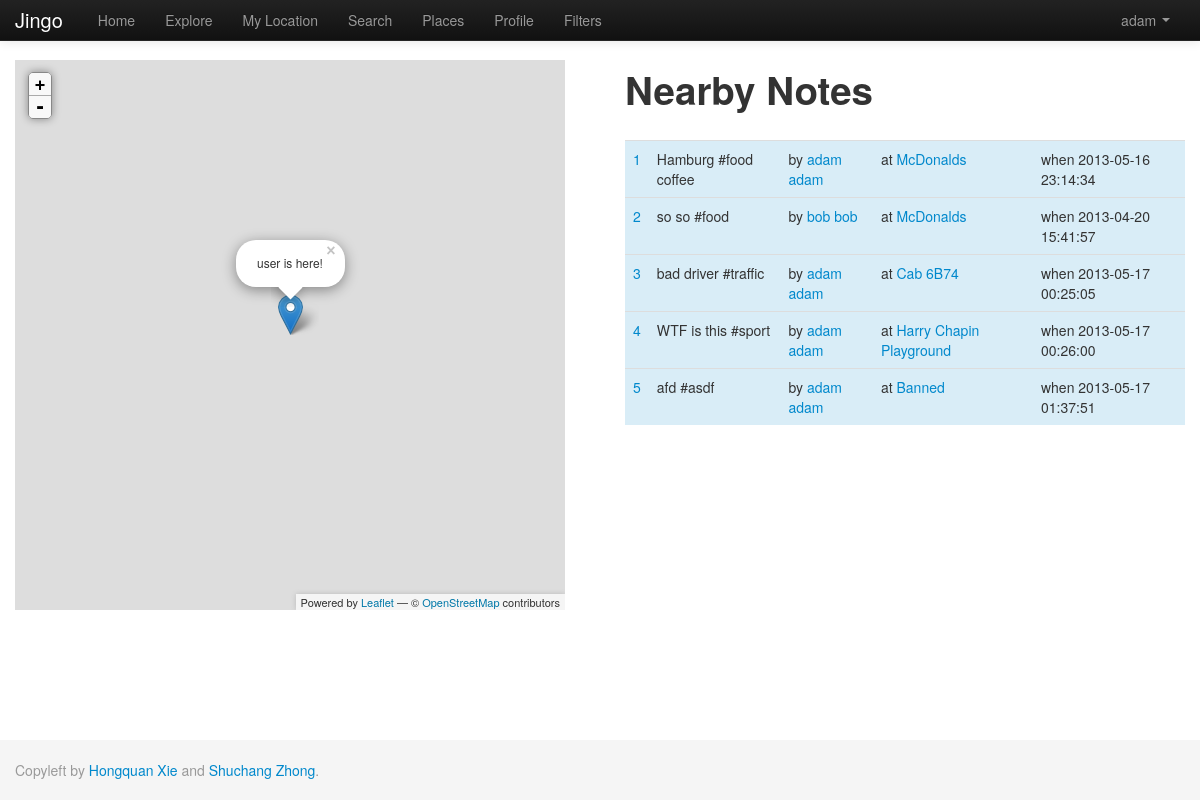
The app's page /index.php/explore (signed in) with its own data.
### tables this page shows
CREATE TABLE IF NOT EXISTS `note` (
  `nid` int(11) NOT NULL AUTO_INCREMENT,
  `uid` int(11) DEFAULT NULL,
  `pid` int(11) DEFAULT NULL,
  `text_body` varchar(1000) DEFAULT NULL,
  `keyword` varchar(200) DEFAULT NULL,
  `dt_inserted` datetime DEFAULT NULL,
  `dt_edited` timestamp NOT NULL DEFAULT CURRENT_TIMESTAMP,
  `active` tinyint(1) NOT NULL DEFAULT '1',
  `s_from` datetime DEFAULT '0000-00-00 00:00:00',
  `s_to` datetime DEFAULT '0000-00-00 00:00:00',
  `repeat_flag` tinyint(1) DEFAULT '0',
  `sunday` tinyint(1) DEFAULT '0',
  `monday` tinyint(1) DEFAULT '0',
  `tuesday` tinyint(1) DEFAULT '0',
  `wednesday` tinyint(1) DEFAULT '0',
  `thursday` tinyint(1) DEFAULT '0',
  `friday` tinyint(1) DEFAULT '0',
  `saturday` tinyint(1) DEFAULT '0',
  `public` tinyint(1) NOT NULL,
  PRIMARY KEY (`nid`)
);

CREATE TABLE IF NOT EXISTS `user` (
  `uid` int(11) NOT NULL AUTO_INCREMENT,
  `uname` varchar(50) NOT NULL,
  `email` varchar(50) NOT NULL,
  `password` varchar(50) NOT NULL,
  `dt_inserted` datetime NOT NULL,
  `dt_edited` timestamp NOT NULL DEFAULT '0000-00-00 00:00:00' ON UPDATE CURRENT_TIMESTAMP,
  `first_name` varchar(50) NOT NULL,
  `last_name` varchar(50) NOT NULL,
  `gender` tinyint(1) DEFAULT NULL,
  `photo` varchar(100) DEFAULT NULL,
  `description` varchar(1000) NOT NULL,
  `last_latitude` float NOT NULL DEFAULT '0',
  `last_longitude` float NOT NULL DEFAULT '0',
  `current_state` varchar(50) NOT NULL,
  `active` tinyint(1) NOT NULL DEFAULT '1',
  PRIMARY KEY (`uid`),
  UNIQUE KEY `email` (`email`,`uname`)
);

CREATE TABLE IF NOT EXISTS `place` (
  `pid` int(11) NOT NULL AUTO_INCREMENT,
  `pname` varchar(100) DEFAULT NULL,
  `latitude` float DEFAULT NULL,
  `longitude` float DEFAULT NULL,
  `dt_inserted` datetime NOT NULL,
  `dt_edited` timestamp NOT NULL DEFAULT CURRENT_TIMESTAMP,
  `active` tinyint(1) NOT NULL DEFAULT '1',
  PRIMARY KEY (`pid`)
);

### application/controllers/home.php (called while the page is built, shortened)
<?php
class Home extends CI_Controller{
    public function __construct(){
        $this->load->helper('view_helper');
        $this->load->view('header');
    }
	public function explore(){
		$this->load->model('User');
		$this->User->uid= $_SESSION['user']['uid'];
		$userinfo = current($this->User->get());
		$latitude = $userinfo['last_latitude'];
		$longitude = $userinfo['last_longitude'];
		$radius = 1.25;
		$this->load->model('Place');
		$place = $this->Place->getNearby($latitude,$longitude,$radius);
		$totalNote=[];
		$muteNid = [];
		foreach($place as $singlePlace) {
            $this->load->model('Note','note1',true);
            $this->note1->pid = $singlePlace['pid'];
            $this->note1->order_by = 'note_dt_inserted desc';
            $note = $this->note1->get();
		if(count($note)>0)$totalNote = array_merge((array)$totalNote,(array)$note);
	    }
		$note1 = $totalNote;
		if($userinfo['current_state']){
			$this->load->model('Filter');
			$this->Filter->state = $userinfo['current_state'];
			$this->Filter->uid = $userinfo['uid'];
			$filters = $this->Filter->get();
			if($filters){
				$tags = array();
				foreach($filters as $filter){
					$tags_temp = json_decode($filter['tags'],true);
					if($tags_temp){
						foreach($tags_temp as $tag){
							array_push($tags, $tag);
						}
					}
				}
			}
			if($tags){
				foreach($tags as $tag){
					$this->load->model('Note','note2',true);
					$this->note2->searchQ = $tag;
					$notes_temp[] = $this->note2->get();
				}
				$note2 = array();
				foreach($notes_temp as $notes){
					foreach($notes as $n){
						array_push($note2, $n);
					}
				}
				if($note2){
					$note = array_merge($note1, $note2);
					$data['note']=$note;
				}
			}
		}else $data['note'] = $note1;
	    $this->load->model('Silent');
	    $this->Silent->uid= $_SESSION['user']['uid'];
	    $muteNote = $this->Silent->get();
	    foreach($muteNote as $singleMuteNote){
		    array_push($muteNid,$singleMuteNote['nid']);
	    }
	    $data['muteNid']=$muteNid;
		$data['userinfo']=$userinfo;
		$this->load->view('explore',$data);
		$this->load->view('footer');
	}
}
?>

### index.php (called while the page is built, shortened)
<?php
require_once BASEPATH.'core/CodeIgniter.php';

### application/models/note.php (called while the page is built, shortened)
<?php
class Note extends CI_Model {
    function get($params=null){
		$this->db->select('*,note.dt_inserted as note_dt_inserted');
		$this->db->from('note');
		$this->db->join('user','user.uid=note.uid');
		$this->db->join('place','place.pid=note.pid');
		$where = ' 1=1 ';
		$newString ='and (note.public = 1 or (note.public = 0 and note.uid in (select current_u from follow where active = "1" and followed_user ='.$_SESSION['user']['uid'].' )))';
		$where .= $newString;
		if(isset($this->searchQ)){
			$q = $this->db->escape('%'.$this->searchQ.'%');
			$where .= " AND ((LOWER(note.text_body) LIKE $q) OR (LOWER(note.keyword) LIKE $q)) ";
		}
		if(isset($this->pid)){
			$where .= ' AND note.pid = '.$this->pid;
		}
		if($params){
			$params['note.active']=1;
			$this->db->where($params);
		}else
			$this->db->where($where, null, false);
		if(isset($this->order_by))
			$this->db->order_by($this->order_by);
		$query = $this->db->get();
        return $query->result_array();
    }
}

### application/views/explore.php (the view, shortened to what this page needs)
<!DOCTYPE html PUBLIC "-//W3C//DTD XHTML 1.0 Strict//EN" "http://www.w3.org/TR/xhtml1/DTD/xhtml1-strict.dtd">
<html>
<head>
    <?php
    echo "<link href=".BASE_URI."assets/css/leaflet.css rel='stylesheet' media='screen'>";
    ?>
</head>
<body>
    <div id="map" style="width: 550px; height: 550px; position: absolute;"></div>
    <div id="content" style="margin-left: 610px">
      <h1>Nearby Notes</h1>
      <br/>
      <?php if (count($note)>0) {?>
      <table class="table table-hover">
          <?php
          $index = 1;
        foreach($note as $row){
			if (!in_array($row['nid'],$muteNid)){
          ?>
          <tr class="info">
              <td><a href="note?nid=<?php echo $row['nid'];?>"><?php echo $index;$index+=1; ?></a></td>
              <td><?php echo $row['text_body']." #".$row['keyword']; ?></td>
              <td>by <a href="user?uid=<?php echo $row['uid']?>"><?php echo $row['first_name'].' '.$row['last_name']; ?></a></td>
			  <td>at <a href="place?pid=<?php echo $row['pid']?>"><?php echo $row['pname']; ?></a></td>
              <td>when <?php echo $row['note_dt_inserted']; ?></td>
            </tr>
          <?php
          }}
          ?>
      </table>
      <?php
      } else { echo "<h1>No User's Note Yet</h1>"; }
      ?>
    </div>
</body>
</html>

### assets/css/leaflet.css (style rules this page uses)
.leaflet-container { overflow: hidden; -ms-touch-action: none; }
.leaflet-container { cursor: -webkit-grab; cursor: -moz-grab; }
.leaflet-container { background: #ddd; outline: 0; }
.leaflet-container { font: 12px/1.5 "Helvetica Neue", Arial, Helvetica, sans-serif; }

### records on screen
note: text_body "Hamburg", keyword "food coffee", uid.first_name "adam", uid.last_name "adam", pid.pname "McDonalds", dt_inserted "2013-05-16 23:14:34"
note: text_body "so so", keyword "food", uid.first_name "bob", uid.last_name "bob", pid.pname "McDonalds", dt_inserted "2013-04-20 15:41:57"
note: text_body "bad driver", keyword "traffic", uid.first_name "adam", uid.last_name "adam", pid.pname "Cab 6B74", dt_inserted "2013-05-17 00:25:05"
note: text_body "WTF is this", keyword "sport", uid.first_name "adam", uid.last_name "adam", pid.pname "Harry Chapin Playground", dt_inserted "2013-05-17 00:26:00"
note: text_body "afd", keyword "asdf", uid.first_name "adam", uid.last_name "adam", pid.pname "Banned", dt_inserted "2013-05-17 01:37:51"

### other values on screen
$_SESSION['user']['uname'] "adam"
